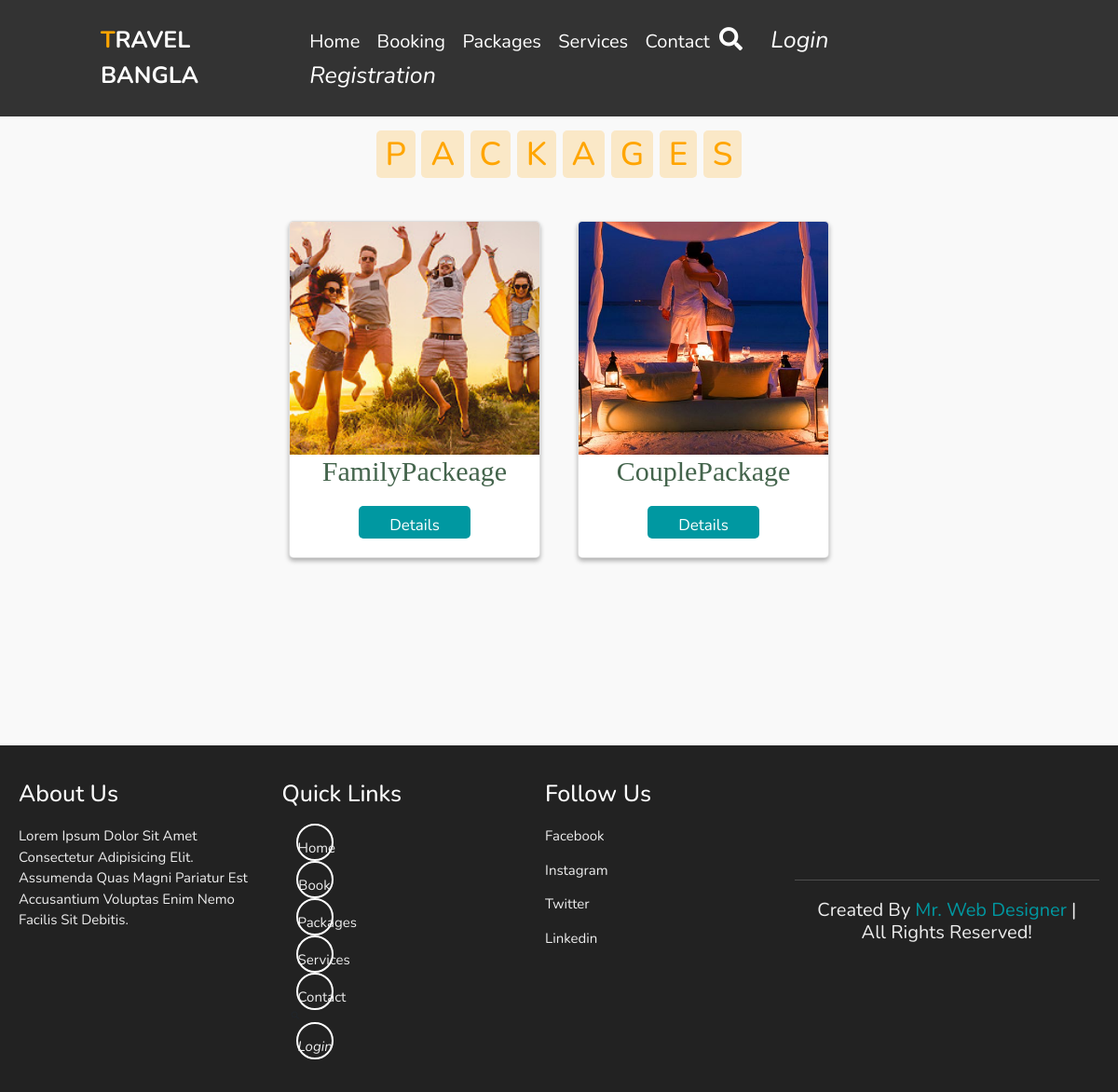
Page /packages/ on the committed database.
### home/models.py (models this page shows, shortened)
class Packages(models.Model):
    package_name= models.CharField(max_length=30,primary_key=True)
    image = models.ImageField(upload_to = "images")

### home/views.py (the view)
# urls.py: path('packages/',views.tour_packages,name='packages'),
def tour_packages(request):
    package = Packages.objects.all()
    context = {'package':package}
    return render (request,'packages.html',context)

### home/templates/packages.html
{% extends "base.html" %}
{% load static %}
{% block content %}
<head>
    <link rel="stylesheet" type="text/css" href="{% static 'css/packages.css' %}">
</head>
<body>
<section class="feature" id="feature" style="padding: 10%;">
<h1 class="heading">
    <span>P</span>
    <span>A</span>
    <span>C</span>
    <span>K</span>
    <span>A</span>
    <span>G</span>
    <span>E</span>
    <span>S</span>
</h1>
<div class="card-container">
    {% for i in package%}
    <div class="card">
        <img src="{{i.image.url}}" alt="">
        <div class="content">
        <h3 class="title">{{i.package_name|cut:"_"}}</h3>
        <a href="{% url 'package_place' i.pk %}"><button name="book" class="btn">Details</button></a>
        </div>
    </div>
    {% endfor %}
</div>
</section>
</body>
{% endblock content %}

### home/static/css/style.css (style rules this page uses)
:root { --orange:#ffa500; }
* { font-family: 'Nunito', sans-serif; margin:0; padding:0; box-sizing: border-box; text-transform: capitalize; outline: none; border:none; text-decoration: none; transition: all .2s linear; }
html { font-size: 62.5%; overflow-x: hidden; scroll-padding-top: 6rem; scroll-behavior: smooth; }
section { padding:2rem 9%; }
.heading { text-align: center; padding:2.5rem 0 }
.heading span { font-size: 3.5rem; background:rgba(255, 165, 0,.2); color:var(--orange); border-radius: .5rem; padding:.2rem 1rem; }
.btn { display: inline-block; margin-top: 1rem; background:var(--orange); color:#fff; padding:.8rem 3rem; border:.2rem solid var(--orange); cursor: pointer; font-size: 1.7rem; }
@media (max-width:1200px) { html { font-size: 55%; } }

### home/static/css/packages.css (style rules this page uses)
* { padding: 0; margin: 0; box-sizing: border-box; text-decoration: none; }
html { overflow-x: hidden; font-size: 62.5%; }
.feature { min-height:100vh; background:#f9f9f9; }
.feature .card-container { display: flex; align-items: center; justify-content: center; flex-wrap: wrap; width: 100%; }
.feature .card-container .card { width:27rem; margin:2rem; background: #fff; border-radius: .5rem; box-shadow: 0 .3rem .5rem rgba(0,0,0,.3); overflow: hidden; position: relative; }
.feature .card-container .card img { height:25rem; width: 100%; object-fit: cover; }
.feature .card-container .content { padding-bottom: 2rem; text-align: center; }
.feature .card-container .content .title { color:#44644c; font-family: Garamond, serif; font-size: 3rem; }
.feature .card-container .content .btn { font-size: 1.7rem; margin-top: 1.4rem; height:3.5rem; width:12rem; border-radius: .5rem; outline: none; border:none; background: #0098a1; color:#fff; cursor: pointer; transition: .2s linear; }

### rows in the picture
Packages: image (picture), package_name "FamilyPackeage"
Packages: image (picture), package_name "CouplePackage"
